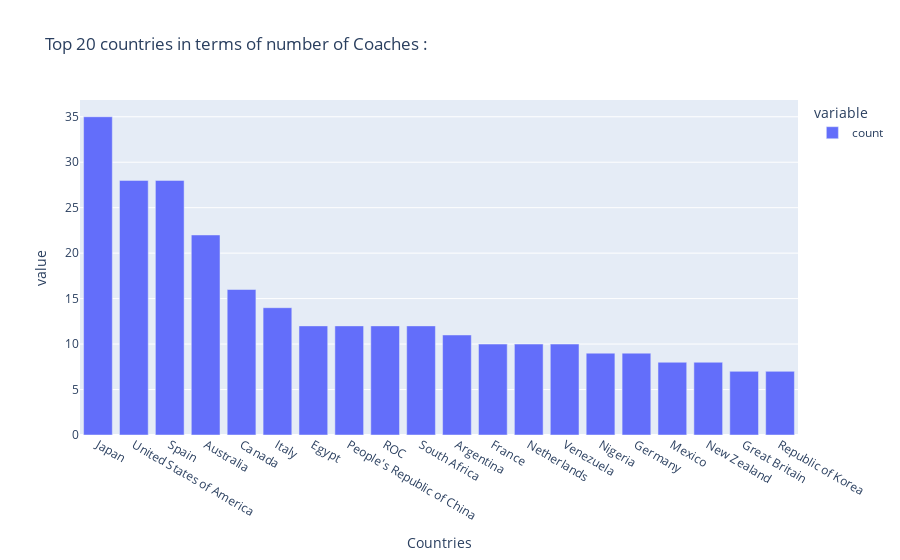

The code cell stored with this chart in its notebook:
### Markdown cell above
### Number of Coaches in each country

### Code cell
data2 = CoachesDf.Country.value_counts()
fig = px.bar(data2[:20], title="Top 20 countries in terms of number of Coaches :")
fig.update_xaxes(title_text="Countries")

### Figure 1 — Plotly figure (JSON) as saved in the notebook; plotly's stock layout.template omitted (floating-point values rounded to 4 significant figures)
{"data": [{"alignmentgroup": "True", "hovertemplate": "variable=count<br>Country=%{x}<br>value=%{y}<extra></extra>", "legendgroup": "count", "marker": {"color": "#636efa", "pattern": {"shape": ""}}, "name": "count", "offsetgroup": "count", "orientation": "v", "showlegend": true, "textposition": "auto", "type": "bar", "x": ["Japan", "United States of America", "Spain", "Australia", "Canada", "Italy", "Egypt", "People's Republic of China", "ROC", "South Africa", "Argentina", "France", "Netherlands", "Venezuela", "Nigeria", "Germany", "Mexico", "New Zealand", "Great Britain", "Republic of Korea"], "xaxis": "x", "y": [35, 28, 28, 22, 16, 14, 12, 12, 12, 12, 11, 10, 10, 10, 9, 9, 8, 8, 7, 7], "yaxis": "y"}], "layout": {"barmode": "relative", "legend": {"title": {"text": "variable"}, "tracegroupgap": 0}, "title": {"text": "Top 20 countries in terms of number of Coaches :"}, "xaxis": {"anchor": "y", "domain": [0, 1], "title": {"text": "Countries"}}, "yaxis": {"anchor": "x", "domain": [0, 1], "title": {"text": "value"}}}}
